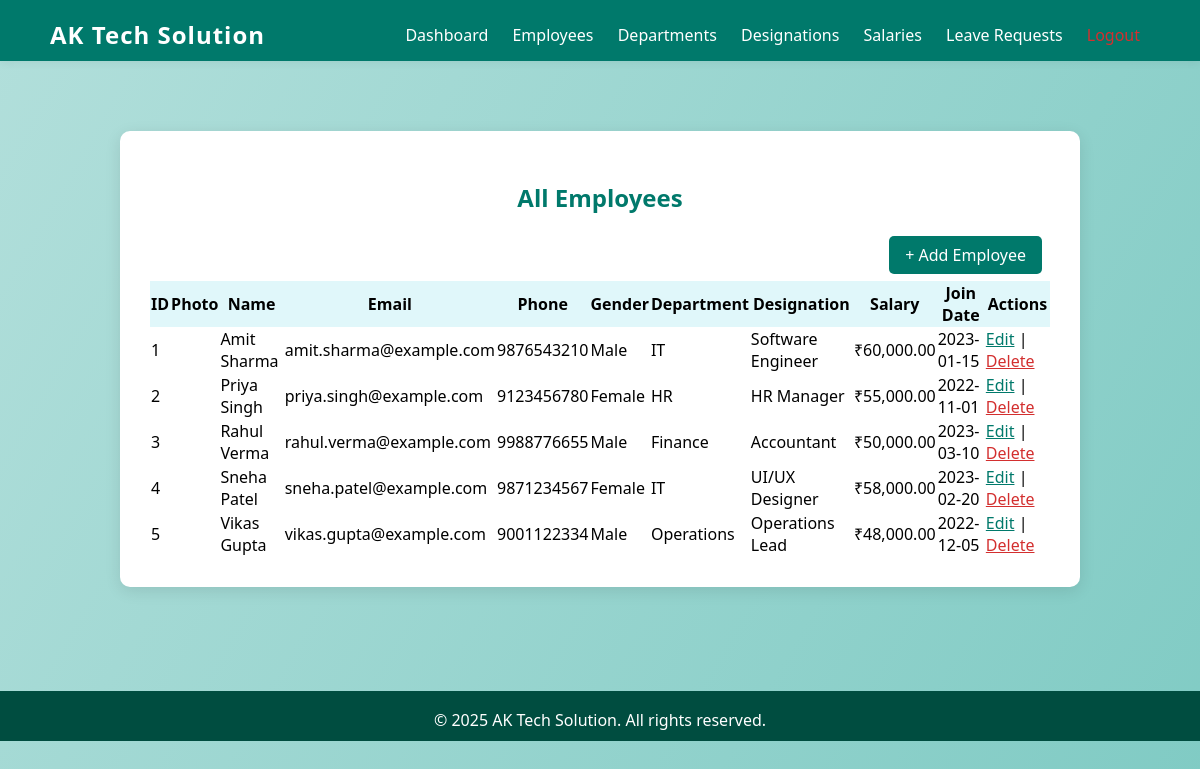
Screenshot of /employees.php (signed in) with the database file from the repository.
### tables this page shows
CREATE TABLE employees (
    id INT AUTO_INCREMENT PRIMARY KEY,
    name VARCHAR(100),
    email VARCHAR(100),
    phone VARCHAR(20),
    gender VARCHAR(10),
    department VARCHAR(100),
    designation VARCHAR(100),
    salary DECIMAL(10,2),
    join_date DATE,
    photo VARCHAR(255)
);

### employees.php (the view, shortened to what this page needs)
<?php
require_once 'includes/db.php';
include 'includes/header.php';
$result = $conn->query('SELECT * FROM employees ORDER BY id ASC');
?>
<div class="dashboard-container">
    <h2 class="dashboard-title">All Employees</h2>
    <div style="text-align:right;margin-bottom:15px;">
        <a href="add_employee.php" class="dashboard-link" style="background:#00796b;color:#fff;padding:8px 16px;border-radius:5px;">+ Add Employee</a>
    </div>
    <div style="overflow-x:auto;">
    <table style="width:100%;border-collapse:collapse;">
        <thead>
            <tr style="background:#e0f7fa;">
                <th>ID</th>
                <th>Photo</th>
                <th>Name</th>
                <th>Email</th>
                <th>Phone</th>
                <th>Gender</th>
                <th>Department</th>
                <th>Designation</th>
                <th>Salary</th>
                <th>Join Date</th>
                <th>Actions</th>
            </tr>
        </thead>
        <tbody>
        <?php while($row = $result->fetch_assoc()): ?>
            <tr>
                <td><?php echo $row['id']; ?></td>
                <td><?php if ($row['photo']): ?><img src="<?php echo $row['photo']; ?>" alt="Photo" style="width:40px;height:40px;border-radius:50%;object-fit:cover;"><?php endif; ?></td>
                <td><?php echo htmlspecialchars($row['name']); ?></td>
                <td><?php echo htmlspecialchars($row['email']); ?></td>
                <td><?php echo htmlspecialchars($row['phone']); ?></td>
                <td><?php echo htmlspecialchars($row['gender']); ?></td>
                <td><?php echo htmlspecialchars($row['department']); ?></td>
                <td><?php echo htmlspecialchars($row['designation']); ?></td>
                <td>₹<?php echo number_format($row['salary'],2); ?></td>
                <td><?php echo htmlspecialchars($row['join_date']); ?></td>
                <td>
                    <a href="edit_employee.php?id=<?php echo $row['id']; ?>" style="color:#00796b;">Edit</a> |
                    <a href="employees.php?delete=<?php echo $row['id']; ?>" style="color:#d32f2f;" onclick="return confirm('Are you sure you want to delete this employee?');">Delete</a>
                </td>
            </tr>
        <?php endwhile; ?>
        </tbody>
    </table>
    </div>
</div>
<?php include 'includes/footer.php'; ?>

### css/style.css (style rules this page uses)
body { background: linear-gradient(120deg, #b2dfdb 0%, #80cbc4 100%); font-family: 'Segoe UI', Arial, sans-serif; min-height: 100vh; margin: 0; }
.dashboard-container { max-width: 900px; margin: 40px auto; padding: 30px; background: #fff; border-radius: 10px; box-shadow: 0 4px 16px rgba(0,0,0,0.10); }
.dashboard-title { color: #00796b; text-align: center; margin-bottom: 30px; }
.dashboard-link { color: #00796b; text-decoration: none; font-weight: 500; margin: 0 8px; transition: color 0.2s; }

### rows the page displays
employees: id "1", name "Amit Sharma", email "amit.sharma@example.com", phone "9876543210", gender "Male", department "IT", designation "Software Engineer", salary "60,000.00", join_date "2023-01-15"
employees: id "2", name "Priya Singh", email "priya.singh@example.com", phone "9123456780", gender "Female", department "HR", designation "HR Manager", salary "55,000.00", join_date "2022-11-01"
employees: id "3", name "Rahul Verma", email "rahul.verma@example.com", phone "9988776655", gender "Male", department "Finance", designation "Accountant", salary "50,000.00", join_date "2023-03-10"
employees: id "4", name "Sneha Patel", email "sneha.patel@example.com", phone "9871234567", gender "Female", department "IT", designation "UI/UX Designer", salary "58,000.00", join_date "2023-02-20"
employees: id "5", name "Vikas Gupta", email "vikas.gupta@example.com", phone "9001122334", gender "Male", department "Operations", designation "Operations Lead", salary "48,000.00", join_date "2022-12-05"

### other values shown
$company_name "AK Tech Solution"
